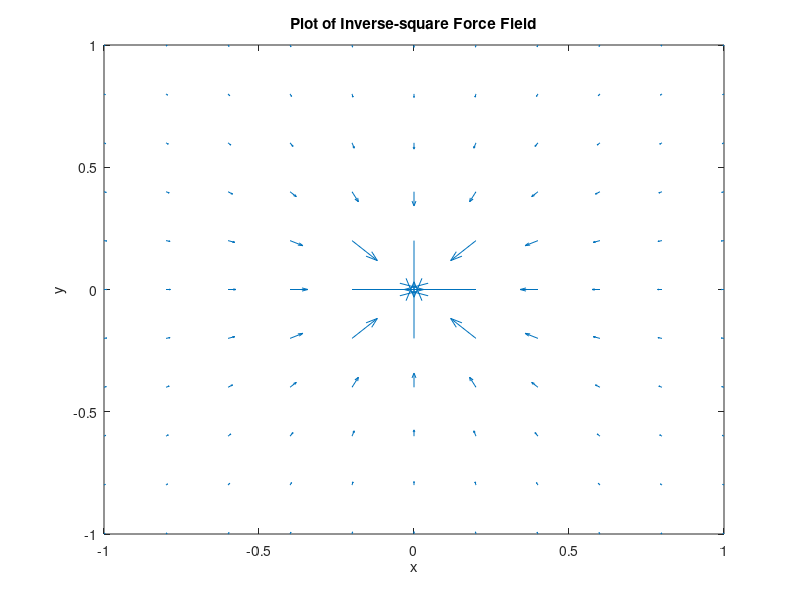

This chart was generated by the following MATLAB code:
% EX11_2.M Plots field of inverse square field using
%  quiver command
clear                        % Clear variables
clf                          %  and figures
[x,y]=meshgrid(-1:.2:1);     % Define a grid
R=sqrt(x.^(2)+y.^(2)) + eps; % Avoid divide by zero
fx=-x./R.^(3);
fy=-y./R.^(3);
quiver(x,y,fx,fy);           % Plot vectors
title('Plot of Inverse-square Force Field')
xlabel('x')
ylabel('y')
zoom                 % Change resolution with mouse
